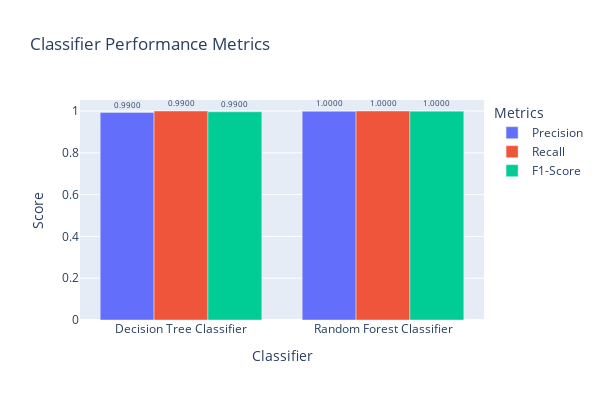

The cell this chart's notebook holds for it:
### Code cell
fig = px.bar(df_vis, x='Classifier', y='Score', color='Metrics', barmode='group',
             height=400, width=600, title="Classifier Performance Metrics")

fig.update_layout(xaxis=dict(categoryorder='category ascending'))
fig.update_traces(customdata=df_vis['Score'], texttemplate='%{customdata}', textposition='auto', textfont=dict(size=8))
fig.update_traces(text=df_vis['Score'], texttemplate='%{text}', textposition='outside', textfont=dict(size=8))
fig.update_traces(hovertemplate='%{x}<br>Score: %{y:.4f}<extra></extra>')
fig.update_layout(uniformtext_minsize=8, uniformtext_mode='hide')
fig.update_traces(text=df_vis['Score'].round(2).astype(str), texttemplate='%{text:.4f}', textposition='outside', textfont=dict(size=8))
fig.show()

### Figure 1 — Plotly figure (JSON) as saved in the notebook; plotly's stock layout.template omitted (floating-point values rounded to 4 significant figures)
{"data": [{"alignmentgroup": "True", "customdata": [0.9926, 1, 0.9963, 0.9986, 1, 0.9993], "hovertemplate": "%{x}<br>Score: %{y:.4f}<extra></extra>", "legendgroup": "Precision", "marker": {"color": "#636efa", "pattern": {"shape": ""}}, "name": "Precision", "offsetgroup": "Precision", "orientation": "v", "showlegend": true, "text": ["0.99", "1.0", "1.0", "1.0", "1.0", "1.0"], "textfont": {"size": 8}, "textposition": "outside", "texttemplate": "%{text:.4f}", "type": "bar", "x": ["Decision Tree Classifier", "Random Forest Classifier"], "xaxis": "x", "y": [0.9926, 0.9986], "yaxis": "y"}, {"alignmentgroup": "True", "customdata": [0.9926, 1, 0.9963, 0.9986, 1, 0.9993], "hovertemplate": "%{x}<br>Score: %{y:.4f}<extra></extra>", "legendgroup": "Recall", "marker": {"color": "#EF553B", "pattern": {"shape": ""}}, "name": "Recall", "offsetgroup": "Recall", "orientation": "v", "showlegend": true, "text": ["0.99", "1.0", "1.0", "1.0", "1.0", "1.0"], "textfont": {"size": 8}, "textposition": "outside", "texttemplate": "%{text:.4f}", "type": "bar", "x": ["Decision Tree Classifier", "Random Forest Classifier"], "xaxis": "x", "y": [1, 1], "yaxis": "y"}, {"alignmentgroup": "True", "customdata": [0.9926, 1, 0.9963, 0.9986, 1, 0.9993], "hovertemplate": "%{x}<br>Score: %{y:.4f}<extra></extra>", "legendgroup": "F1-Score", "marker": {"color": "#00cc96", "pattern": {"shape": ""}}, "name": "F1-Score", "offsetgroup": "F1-Score", "orientation": "v", "showlegend": true, "text": ["0.99", "1.0", "1.0", "1.0", "1.0", "1.0"], "textfont": {"size": 8}, "textposition": "outside", "texttemplate": "%{text:.4f}", "type": "bar", "x": ["Decision Tree Classifier", "Random Forest Classifier"], "xaxis": "x", "y": [0.9963, 0.9993], "yaxis": "y"}], "layout": {"barmode": "group", "height": 400, "legend": {"title": {"text": "Metrics"}, "tracegroupgap": 0}, "title": {"text": "Classifier Performance Metrics"}, "uniformtext": {"minsize": 8, "mode": "hide"}, "width": 600, "xaxis": {"anchor": "y", "categoryorder": "category ascending", "domain": [0, 1], "title": {"text": "Classifier"}}, "yaxis": {"anchor": "x", "domain": [0, 1], "title": {"text": "Score"}}}}
